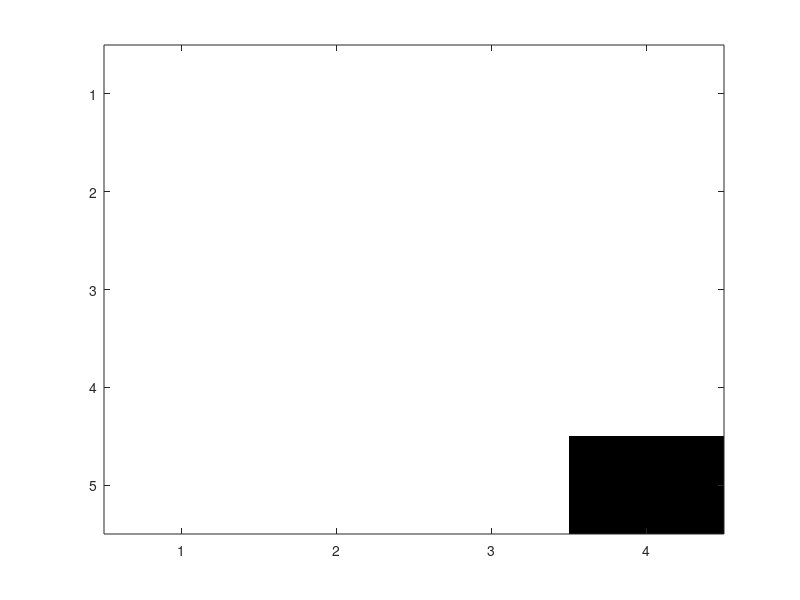

Source code (MATLAB): (Note: this script raises an error after producing the figure.)
% Initialize current location maze array
% 1 means unvisited
% 0.5 means visited
% 0 is the robot's current location

curr_loc = [...
    1 1 1 1 
    1 1 1 1
    1 1 1 1
    1 1 1 1 
    1 1 1 0];  

y_dim = 5;
x_dim = 4;

% Set maze walls
% For each grid space, wall locations are represented with 4 bits:
% [bit3 bit2 bit1 bit0] ==> [W E S N]
% N (north wall) = 0001 in binary or 1 in decimal
% S (south wall) = 0010 in binary or 2 in decimal
% E (east wall)  = 0100 in binary or 4 in decimal
% W (west wall)  = 1000 in binary or 8 in decimal
% For example: A grid that has a wall to the north and east would have a
% wall location of 0101 in binary or 5 in decimal

% Two wall configurations, for testing
% You can uncomment any of the wall_loc arrays or write your own mazes

wall_loc = [...
    9 1 3 5
    8 6 13 12
    8 3 6 12
    8 3 7 14
    10 3 3 7];

% User-defined color map
% 0   -> black
% 0.5 -> green
% 1   ->
map = [...
       0, 0, 0 
       0, 1, 0
       1, 1, 1];

% Draw initial grid
colormap(map);
imagesc(curr_loc);
caxis([0 1])
draw_walls(wall_loc);

% Total steps taken
steps = 0;
% Current position
curr_x = 4;
curr_y = 5;

next_x = curr_x;
next_y = curr_y;

%Direction facing: N, S, E, W
curr_dir = 'N';

segments = [];
settled = [];
frontier = [];
walls = 0.5*ones(y_dim,x_dim);

while (true)
    
    % Update node ID to current position
    ID= getNodeID(curr_x,curr_y);
    
    walls(curr_y,curr_x) = wall_loc(curr_y,curr_x);
    
    % Get wall information at current location
    wall_bin = de2bi(wall_loc(curr_y,curr_x), 4, 'right-msb');
    % Add segments connecting to all adjacent nodes
    if (wall_bin(1) == 0) %North neighbor
        segments= addSegment(segments,ID,getNodeID(curr_x,curr_y-1));
    end
    if (wall_bin(2) == 0) %South neighbor
        segments= addSegment(segments,ID,getNodeID(curr_x,curr_y+1));
    end
    if (wall_bin(3) == 0) %East neighbor
        segments= addSegment(segments,ID,getNodeID(curr_x+1,curr_y));
    end
    if (wall_bin(4) == 0) %West neighbor
        segments= addSegment(segments,ID,getNodeID(curr_x-1,curr_y));
    end
    
%======================
%    Algorithm to determine next movement here.
%    
%    Must set next_x and next_y to the next desired locations.
%
%    Must break if the maze is fully explored.
%======================
    
    [next_x,next_y,settled,frontier] = djikstra(curr_x,curr_y,wall_bin,settled,frontier,walls);
    
    if(next_x == curr_x && next_y == curr_y)
        break
    end
    
    % Update our position
    prev_y = curr_y;
    prev_x = curr_x;
    curr_y = next_y;
    curr_x = next_x;
    
    % Update our direction based on how we've changed our position
    if (curr_x > prev_x)
        curr_dir= 'E';
    elseif (curr_x < prev_x)
        curr_dir= 'W';
    elseif (curr_y < prev_y)
        curr_dir= 'N';
    else (curr_y > prev_y)
        curr_dir= 'S';
    end
    
    % We've made a movement, add a step
    steps = steps + 1;
    
    % Update maze array
    curr_loc(curr_y, curr_x) = 0;
    curr_loc(prev_y, prev_x) = 0.5;
    
    pause(0.2);
    
    %Update drawing of the maze

    imagesc(curr_loc);
    caxis([0 1]); % Re-scale colormap to original scale
    draw_walls(wall_loc);
end
display(horzcat('The maze was successfully explored in ',num2str(steps),' steps.'));